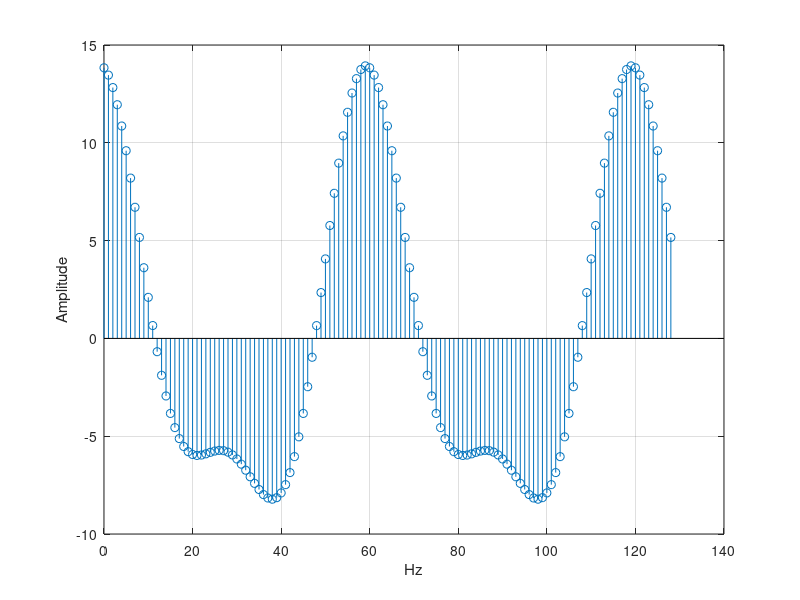
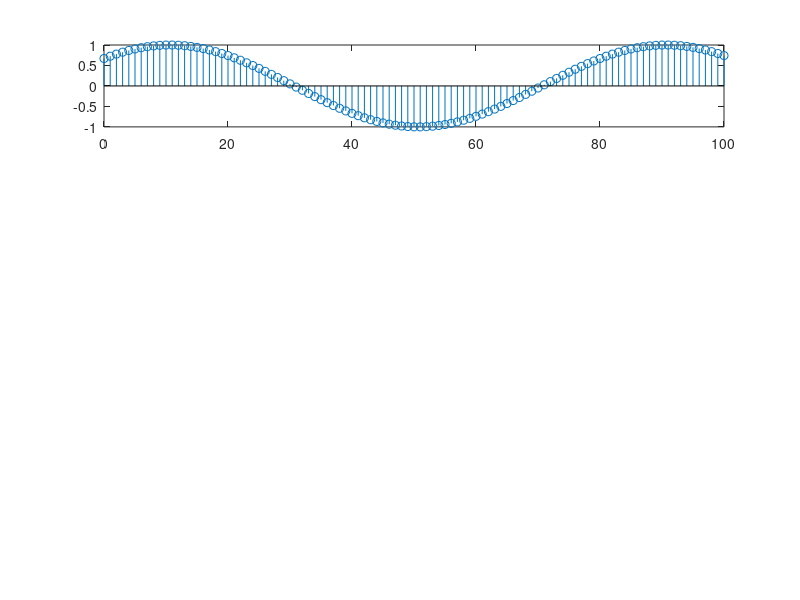

Reproduce these figures in MATLAB, in order. (Note: this script raises an error after producing the figures.)
%------------Part A------------
SR1 = 1200;
n1 = 0:128;
x_1 = 10*cos(2*pi*(20/SR1)*n1) - 4*sin(2*pi*(40/SR1)*n1+5);

figure();
stem(n1,x_1);
xlabel("Hz");
ylabel("Amplitude");
grid on;

%------------Part B------------
n = 0:100;
ph = 51;            
fs = 8000;          

% Phase diagrams for frequencies 100Hz to 475Hz with 125Hz step
i = 1;
figure();
for f0=100:125:475
    x_n = sin(2*pi*(f0/fs)*n + ph);
    subplot(4,1,i);
    stem(n, x_n);
    title("Frequency " + f0 + "Hz");
    ylabel("Amplitude");
    grid on;
    i = i + 1;
end

% Phase diagrams for frequencies 7525Hz to 7900Hz with 125Hz step
i = 1;
figure();
for f0=7525:125:7900
    x_n = sin(2*pi*(f0/fs)*n + ph);
    subplot(4,1,i);
    stem(n, x_n);
    title("Frequency " + f0 + "Hz");
    ylabel("Amplitude");
    grid on;
    i = i + 1;
end